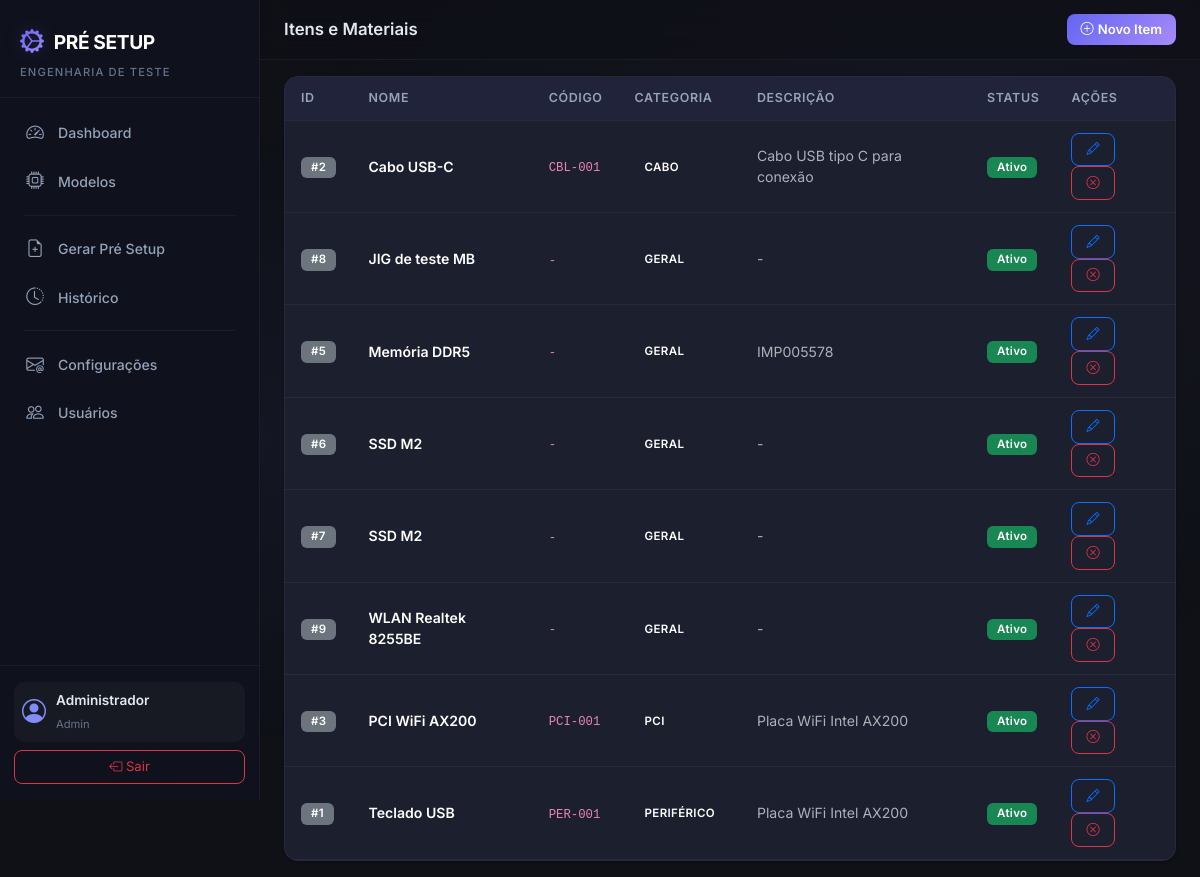
/items/ (signed in), run on an earlier commit of the app's database.
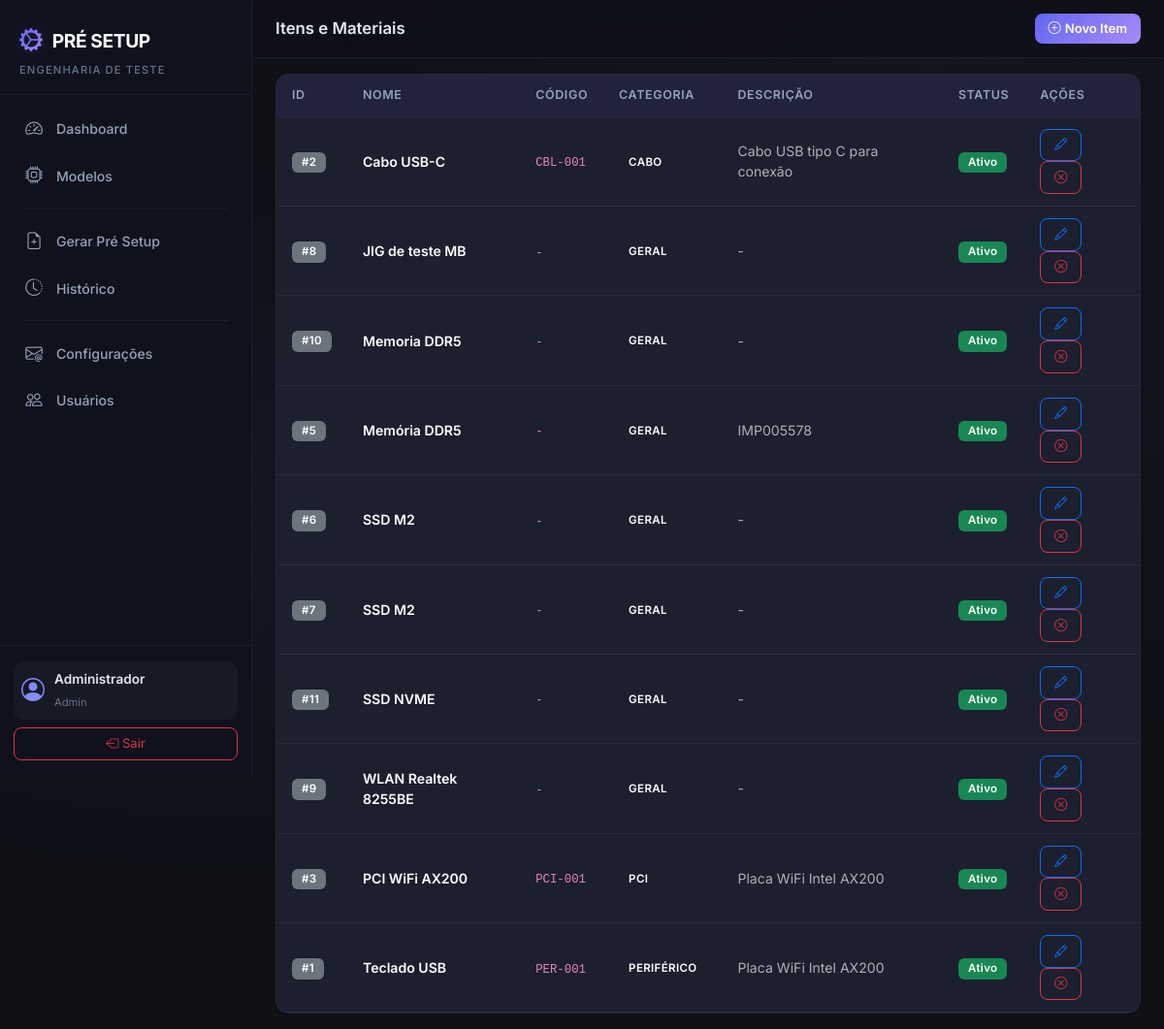
And on a later commit of the database.
### app/models.py (models this page shows, shortened)
class User(UserMixin, db.Model):
    __tablename__ = 'users'
    id = db.Column(db.Integer, primary_key=True)
    name = db.Column(db.String(150), nullable=False)
    email = db.Column(db.String(150), unique=True, nullable=False)
    password_hash = db.Column(db.String(256), nullable=False)
    profile = db.Column(db.String(50), nullable=False, default='Engenharia')  # Admin, Engenharia
    is_active_user = db.Column(db.Boolean, default=True)
    created_at = db.Column(db.DateTime, default=datetime.utcnow)
    setups = db.relationship('PreSetup', backref='user', lazy='dynamic')
    @property
    def is_active(self):
        return self.is_active_user

class Item(db.Model):
    __tablename__ = 'items'
    id = db.Column(db.Integer, primary_key=True)
    product_model_id = db.Column(db.Integer, db.ForeignKey('product_models.id'), nullable=True) # Temporarily nullable for migration
    name = db.Column(db.String(200), nullable=False)
    internal_code = db.Column(db.String(50), unique=False, nullable=True) # Removing unique constraint for simplicity
    category = db.Column(db.String(50), nullable=False, default='GERAL')
    description = db.Column(db.Text, nullable=True)
    image_filename = db.Column(db.String(300), nullable=True)
    quantity = db.Column(db.Integer, nullable=False, default=1)
    is_active = db.Column(db.Boolean, default=True)
    created_at = db.Column(db.DateTime, default=datetime.utcnow)

### app/items/routes.py (the view)
@items_bp.route('/')
@login_required
def index():
    items = Item.query.order_by(Item.category, Item.name).all()
    return render_template('items/index.html', items=items, categories=CATEGORIES)

### app/models.py (called while the page is built)
@login_manager.user_loader
def load_user(user_id):
    return User.query.get(int(user_id))

### app/templates/items/index.html (shortened to what this page needs)
{% extends "base.html" %}
{% block page_title %}Itens e Materiais{% endblock %}
{% block page_actions %}
<button class="btn btn-primary btn-sm" data-bs-toggle="modal" data-bs-target="#createModal">
    <i class="bi bi-plus-circle me-1"></i>Novo Item
</button>
{% endblock %}
{% block content %}
<div class="card card-custom">
    <div class="card-body p-0">
        {% if items %}
        <div class="table-responsive">
            <table class="table table-custom mb-0">
                <thead>
                    <tr>
                        <th>ID</th>
                        <th>Nome</th>
                        <th>Código</th>
                        <th>Categoria</th>
                        <th>Descrição</th>
                        <th>Status</th>
                        <th>Ações</th>
                    </tr>
                </thead>
                <tbody>
                    {% for item in items %}
                    <tr>
                        <td><span class="badge bg-secondary">#{{ item.id }}</span></td>
                        <td class="fw-semibold">{{ item.name }}</td>
                        <td><code>{{ item.internal_code or '-' }}</code></td>
                        <td><span class="badge bg-outline-category">{{ item.category }}</span></td>
                        <td class="text-muted small">{{ item.description or '-' }}</td>
                        <td>
                            {% if item.is_active %}
                                <span class="badge bg-success">Ativo</span>
                            {% else %}
                                <span class="badge bg-danger">Inativo</span>
                            {% endif %}
                        </td>
                        <td>
                            <button class="btn btn-sm btn-outline-primary" data-bs-toggle="modal" data-bs-target="#editModal{{ item.id }}" title="Editar">
                                <i class="bi bi-pencil"></i>
                            </button>
                            <form method="POST" action="{{ url_for('items.toggle_status', item_id=item.id) }}" class="d-inline">
                                <button type="submit" class="btn btn-sm btn-outline-{{ 'danger' if item.is_active else 'success' }}" title="{{ 'Desativar' if item.is_active else 'Ativar' }}">
                                    <i class="bi bi-{{ 'x-circle' if item.is_active else 'check-circle' }}"></i>
                                </button>
                            </form>
                        </td>
                    </tr>
                    {% endfor %}
                </tbody>
            </table>
        </div>
        {% else %}
        <div class="text-center py-5">
            <i class="bi bi-box-seam display-4 text-muted"></i>
            <p class="text-muted mt-3">Nenhum item cadastrado.</p>
        </div>
        {% endif %}
    </div>
</div>
{% endblock %}

### app/templates/base.html (shortened to what this page needs)
<!DOCTYPE html>
<html lang="pt-BR" data-bs-theme="dark">
<head>
    <link href="https://cdn.jsdelivr.net/npm/bootstrap@5.3.3/dist/css/bootstrap.min.css" rel="stylesheet">
    <link href="https://cdn.jsdelivr.net/npm/bootstrap-icons@1.11.3/font/bootstrap-icons.min.css" rel="stylesheet">
    <link rel="stylesheet" href="{{ url_for('static', filename='css/style.css') }}">
</head>
<body>
    {% if current_user.is_authenticated %}
    <nav class="sidebar" id="sidebar">
        <div class="sidebar-header">
            <div class="sidebar-brand">
                <i class="bi bi-gear-wide-connected"></i>
                <span>PRÉ SETUP</span>
            </div>
            <small class="sidebar-subtitle">Engenharia de Teste</small>
        </div>
        <ul class="sidebar-nav">
            <li class="sidebar-nav-item">
                <a href="{{ url_for('dashboard.index') }}" class="sidebar-nav-link {% if request.endpoint == 'dashboard.index' %}active{% endif %}">
                    <i class="bi bi-speedometer2"></i>
                    <span>Dashboard</span>
                </a>
            </li>
            <li class="sidebar-nav-item">
                <a href="{{ url_for('models_blueprint.index') }}" class="sidebar-nav-link {% if 'models_blueprint' in request.endpoint %}active{% endif %}">
                    <i class="bi bi-cpu"></i>
                    <span>Modelos</span>
                </a>
            </li>
            <li class="sidebar-divider"></li>
            <li class="sidebar-nav-item">
                <a href="{{ url_for('setup_requests.generate_select') }}" class="sidebar-nav-link {% if request.endpoint == 'setup_requests.generate_select' or request.endpoint == 'setup_requests.generate_form' %}active{% endif %}">
                    <i class="bi bi-file-earmark-plus"></i>
                    <span>Gerar Pré Setup</span>
                </a>
            </li>
            <li class="sidebar-nav-item">
                <a href="{{ url_for('setup_requests.history') }}" class="sidebar-nav-link {% if request.endpoint == 'setup_requests.history' or request.endpoint == 'setup_requests.detail' %}active{% endif %}">
                    <i class="bi bi-clock-history"></i>
                    <span>Histórico</span>
                </a>
            </li>
            <li class="sidebar-divider"></li>
            <li class="sidebar-nav-item">
                <a href="{{ url_for('email_config.index') }}" class="sidebar-nav-link {% if 'email_config' in request.endpoint %}active{% endif %}">
                    <i class="bi bi-envelope-at"></i>
                    <span>Configurações</span>
                </a>
            </li>
            <li class="sidebar-nav-item">
                <a href="{{ url_for('users.index') }}" class="sidebar-nav-link {% if 'users' in request.endpoint %}active{% endif %}">
                    <i class="bi bi-people"></i>
                    <span>Usuários</span>
                </a>
            </li>
        </ul>
        <div class="sidebar-footer">
            <div class="sidebar-user">
                <i class="bi bi-person-circle"></i>
                <div>
                    <div class="sidebar-user-name">{{ current_user.name }}</div>
                    <small class="sidebar-user-role">{{ current_user.profile }}</small>
                </div>
            </div>
            <a href="{{ url_for('auth.logout') }}" class="btn btn-outline-danger btn-sm w-100 mt-2">
                <i class="bi bi-box-arrow-left"></i> Sair
            </a>
        </div>
    </nav>
    <main class="main-content">
        <div class="topbar">
            <h5 class="topbar-title">{% block page_title %}{% endblock %}</h5>
            <div class="topbar-actions">
                {% block page_actions %}{% endblock %}
            </div>
        </div>
        <div class="container-fluid px-4 py-3">
            {% block content %}{% endblock %}
        </div>
    </main>
    {% else %}
        {% block fullpage %}{% endblock %}
    {% endif %}
</body>
</html>

What changed in the data, as far as the page shows it:
added Item: id "10", name "Memoria DDR5", internal_code "-", category "GERAL", description "-", is_active "Ativo"
added Item: id "11", name "SSD NVME", internal_code "-", category "GERAL", description "-", is_active "Ativo"
